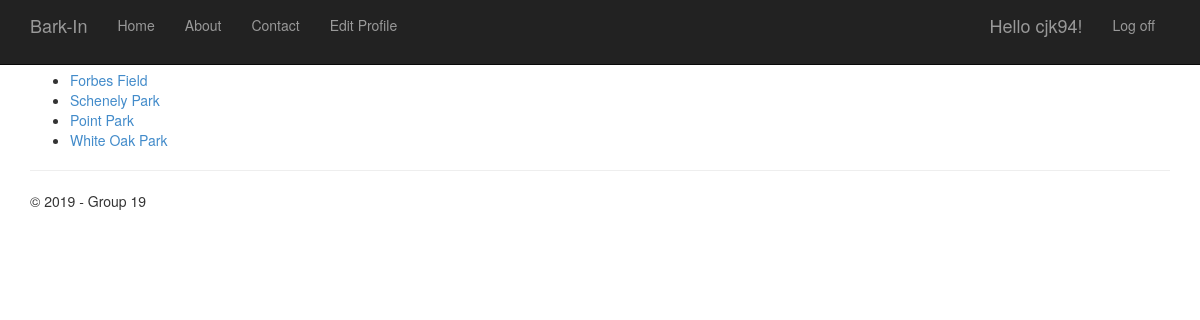
Screenshot of / (signed in) with the database file from the repository.
### app/models.py (models this page shows, shortened)
class Park(models.Model):
	name = models.CharField(max_length=150, unique=False, null=True)
	lat = models.IntegerField(blank=False)
	lon = models.IntegerField(blank=False)
	info = models.CharField(max_length=512,null=True)
	address = models.CharField(max_length=512,null=True)
	star_rating = models.PositiveIntegerField(default=0,blank=True)
	num_ratings = models.PositiveIntegerField(default=0,blank=True)
	fenced_in = models.BooleanField(default=False)
	off_leash = models.BooleanField(default=False)
	reviews = models.ManyToManyField(ParkReview, blank=True)

### app/views.py (the view, shortened to what this page needs)
# urls.py: path('', views.index, name='index'),
def index(request):
    all_parks = Park.objects.all()
    template = loader.get_template('app/index.html')
    context = {
        'all_parks' : all_parks,
        'title':'Home Page',
        'year':datetime.now().year,
        }
    return HttpResponse(template.render(context, request))

### app/templates/app/index.html
{% extends "app/layout.html" %}
{% block content %}
<ul>
    {% for Park in all_parks %}
    <li><a href="/view_park/{{ Park.id }}">{{Park.name}}</a></li>
    {% endfor %}
</ul>
{% endblock %}

### app/templates/app/loginpartial.html (shortened to what this page needs)
{% if user.is_authenticated %}
<form id="logoutForm" action="/logout/" method="post" class="navbar-right">
    <ul class="nav navbar-nav navbar-right">
        <li><span class="navbar-brand">Hello {{ user.username }}!</span></li>
        <li><a href="javascript:document.getElementById('logoutForm').submit()">Log off</a></li>
    </ul>
</form>
{% else %}
<ul class="nav navbar-nav navbar-right">
    <li><a href="{% url 'login' %}">Log in</a></li>
</ul>
{% endif %}

### app/static/app/content/site.css (style rules this page uses)
body { padding-top: 50px; padding-bottom: 20px; }

### rows the page displays
Park: name "Forbes Field"
Park: name "Schenely Park"
Park: name "Point Park"
Park: name "White Oak Park"

### other values shown
{{ user.username }} "cjk94"
